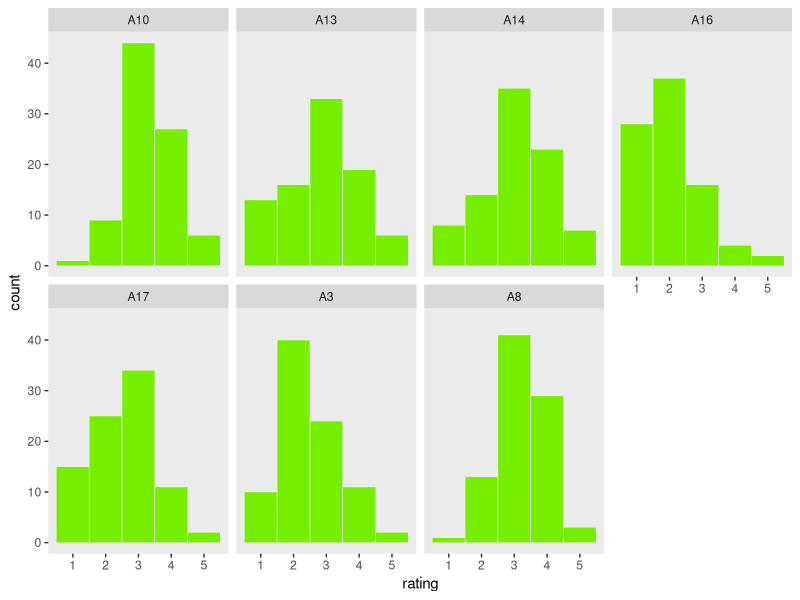
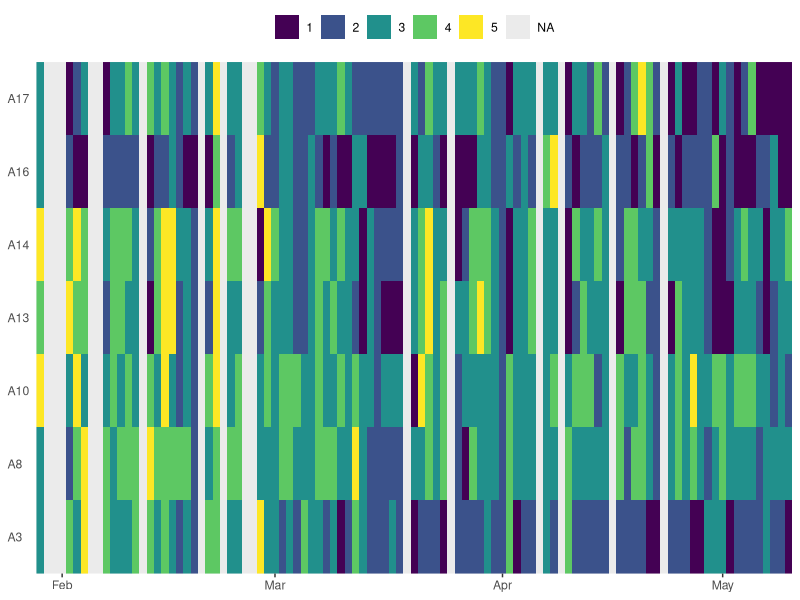

These figures' R source, in order: (Note: this script raises an error after producing the figures.)
## ---- chunk 1
options(width = 100)
## ---- chunk 2
library(readxl)
library(tidyverse)

d <- read_excel("Lindsey.xlsx")

glimpse(d)
## ---- chunk 3
d %>% 
  select(A3:A17) %>% 
  gather(item, rating) %>% 
  
  ggplot(aes(x = rating)) +
  geom_histogram(binwidth = 1, fill = "chartreuse2", color = "grey92", size = 1/5) +
  theme(panel.grid = element_blank()) +
  facet_wrap(~item, ncol = 4)
## ---- chunk 4
library(viridis)

d %>% 
  select(Date, A3:A17) %>% 
  gather(item, rating, -Date) %>%
  mutate(rating = factor(rating, levels = c(1:5)),
         item = factor(item, levels = c("A3", "A8", "A10", "A13", "A14", "A16", "A17"))) %>% 
  
  ggplot(aes(x = Date, y = item)) +
  geom_raster(aes(fill = rating)) +
  scale_fill_viridis(NULL, discrete = TRUE, option = "D",
                     guide = guide_legend(direction = "horizontal",
                                          nrow = 1)) +
  scale_x_datetime(expand = c(0, 0)) +
  scale_y_discrete(expand = c(0, 0)) +
  labs(x = NULL, y = NULL) +
  theme(panel.grid = element_blank(),
        axis.text.y = element_text(hjust = 0),
        axis.ticks.y = element_blank(),
        legend.position = "top")
## ---- chunk 5
library(psych)

d %>% 
  select(A3:A17) %>% 
  describe()
## ---- chunk 6
d <-
  d %>% 
  select(everything(), -A3, -A8)
## ---- chunk 7
library(lavaan)
## ---- chunk 8
CFA_0_lag <- '
H =~ NA*A10 + A13 + A14 + A16 + A17

# Standardize the variance
H ~~ 1*H
'
## ---- chunk 9
fit.CFA_0_lag <- 
  cfa(CFA_0_lag, 
      data = d,
      estimator = "MLR",
      missing = "ML")
## ---- chunk 10
summary(fit.CFA_0_lag, 
        fit.measures = T,
        ci = T)
## ---- chunk 11
tail(d)

d_lagged <-
  d %>% 
  add_row(., Date = "2016-05-11 00:00:00", 
          Meds = NA, 
          A10 = NA, A13 = NA, A14 = NA, A16 = NA, A17 = NA)
## ---- chunk 12
(
  d_lagged <-
  d_lagged %>% 
  mutate(Meds_1 = lag(Meds),
         A10_1  = lag(A10),
         A13_1  = lag(A13),
         A14_1  = lag(A14),
         A16_1  = lag(A16),
         A17_1  = lag(A17))
  )
## ---- chunk 13
CFA_1_lag <- '
# Loadings
# The `l[i]*` portions constitute constraints a

H0 =~ l1*A10 +   l2*A13 +   l3*A14 +   l4*A16 +   l5*A17
H1 =~ l1*A10_1 + l2*A13_1 + l3*A14_1 + l4*A16_1 + l5*A17_1

# LV variances
H0 ~~ 1*H0
H1 ~~ NA*H1 # Because of the structural model, the resitual variance for H1 is freely estimated

# item intercepts
# The `i[i]*` portions constitute constraints b

A10 ~ i1*A10
A13 ~ i2*A13
A14 ~ i3*A14
A16 ~ i4*A16
A17 ~ i5*A17

A10_1 ~ i1*A10_1
A13_1 ~ i2*A13_1
A14_1 ~ i3*A14_1
A16_1 ~ i4*A16_1
A17_1 ~ i5*A17_1

# residual variances
# The `rv[i]*` portions constitute constraints c

A10 ~~ rv1*A10
A13 ~~ rv2*A13
A14 ~~ rv3*A14
A16 ~~ rv4*A16
A17 ~~ rv5*A17

A10_1 ~~ rv1*A10_1
A13_1 ~~ rv2*A13_1
A14_1 ~~ rv3*A14_1
A16_1 ~~ rv4*A16_1
A17_1 ~~ rv5*A17_1

# cross-lag residual covariances
A10 ~~ A10_1
A13 ~~ A13_1
A14 ~~ A14_1
A16 ~~ A16_1
A17 ~~ A17_1

# Structural model
H1 ~~ H0
'
## ---- chunk 14
fit.CFA_1_lag <- 
  cfa(CFA_1_lag, 
      data = d_lagged,
      estimator = "MLR",
      missing = "ML",
      std.lv = T)
## ---- chunk 15
summary(fit.CFA_1_lag, 
        fit.measures = T,
        ci = T)
## ---- chunk 16
SEM_1_lag <- '
# Loadings
H0 =~ l1*A10 +   l2*A13 +   l3*A14 +   l4*A16 +   l5*A17
H1 =~ l1*A10_1 + l2*A13_1 + l3*A14_1 + l4*A16_1 + l5*A17_1

# LV variances
H0 ~~ 1*H0
H1 ~~ NA*H1 # Because of the structural model, the resitual variance for H1 is freely estimated

# item intercepts
A10 ~ i1*A10
A13 ~ i2*A13
A14 ~ i3*A14
A16 ~ i4*A16
A17 ~ i5*A17

A10_1 ~ i1*A10_1
A13_1 ~ i2*A13_1
A14_1 ~ i3*A14_1
A16_1 ~ i4*A16_1
A17_1 ~ i5*A17_1

# residual variances
A10 ~~ rv1*A10
A13 ~~ rv2*A13
A14 ~~ rv3*A14
A16 ~~ rv4*A16
A17 ~~ rv5*A17

A10_1 ~~ rv1*A10_1
A13_1 ~~ rv2*A13_1
A14_1 ~~ rv3*A14_1
A16_1 ~~ rv4*A16_1
A17_1 ~~ rv5*A17_1

# cross-lag residual covariances
A10 ~~ A10_1
A13 ~~ A13_1
A14 ~~ A14_1
A16 ~~ A16_1
A17 ~~ A17_1

# Structural model
H1 ~ H0 + Meds_1
'
## ---- chunk 17
fit.SEM_1_lag <- 
  cfa(SEM_1_lag, 
      data = d_lagged,
      estimator = "MLR",
      missing = "ML",
      std.lv = T)
## ---- chunk 18
summary(fit.SEM_1_lag, 
        fit.measures = T,
        ci = T)
